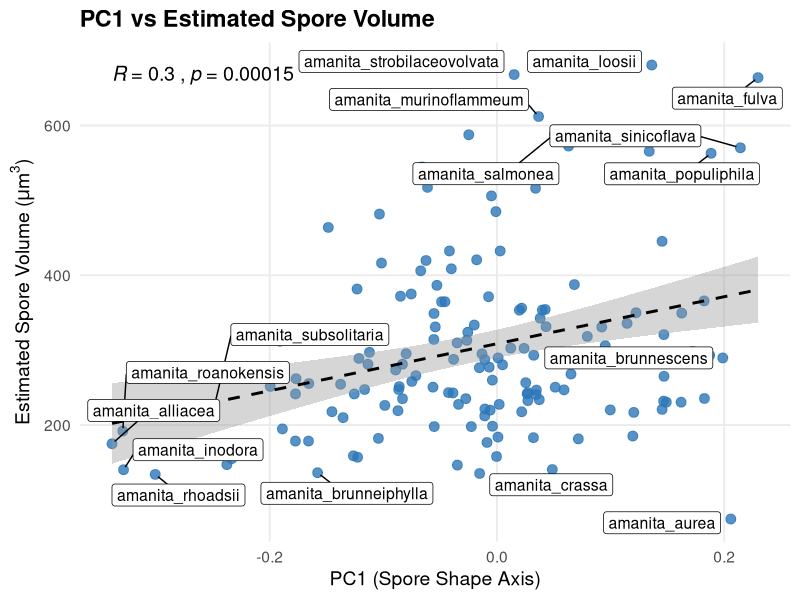
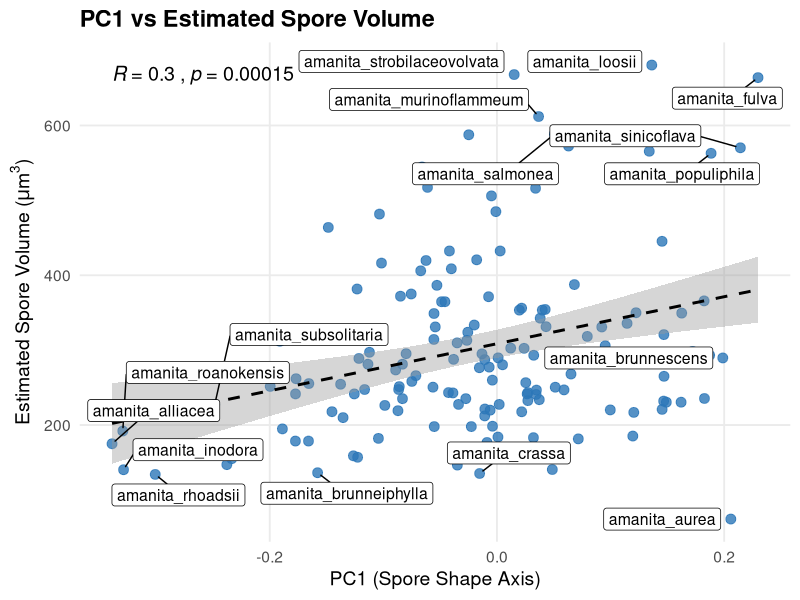
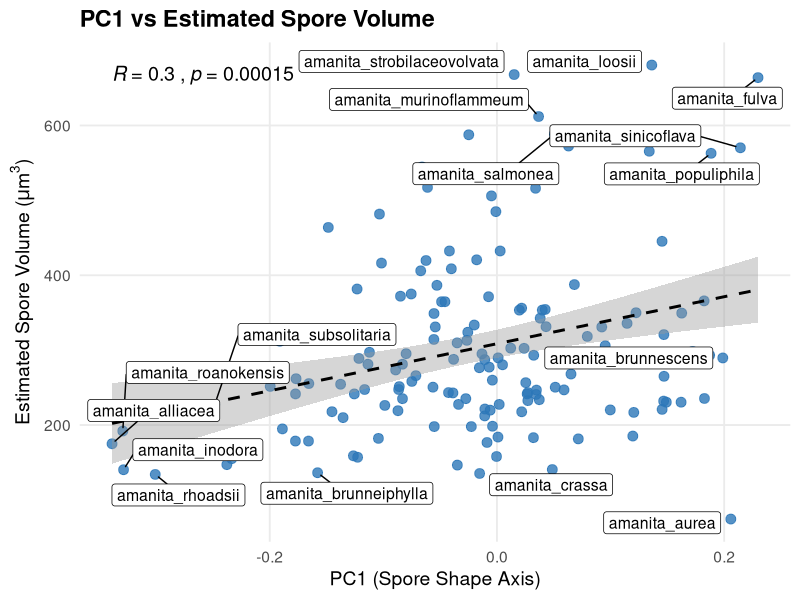

Source code (R) for these figures, in order: (Note: this script raises an error after producing the figures.)
## ---- chunk 1
library(knitr)
library(readr)
library(dplyr)
library(stringr)
library(ggplot2)
library(ggpubr)
library(ggrepel)
## ---- chunk 2


eco <- read_csv("Results/Ecology/Ecology_from_tree.csv") |>
  mutate(species = str_to_lower(str_trim(species)))

pca <- read_csv("Results/PCA/PCA_Spore_Scores_Aggregated_with_Count.csv") |>
  mutate(species = str_to_lower(str_trim(species)))

vol <- read_csv("Results/Volume/Volume_error_checked.csv") |>
  mutate(species = str_to_lower(str_trim(species)))

loc <- read_csv("Results/Weather/East_Coast_Holotypes.csv") |>
  mutate(species = str_to_lower(str_trim(species)))

clim <- read.csv("Results/Climate/Amanita_Climate_Summary.csv") |>
  mutate(species = str_to_lower(str_trim(species)))

# Merge datasets
df <- pca |>
  left_join(vol, by = "species") |>
  left_join(eco, by = "species") |>
  left_join(loc, by = "species") |>
  left_join(clim, by = "species")

glimpse(df)


## ---- chunk 3


plot_df <- df %>%
  filter(!is.na(PC1_mean), !is.na(avg_volume_estimated))

# Identify taxa to label
top_vol <- plot_df %>%
  arrange(desc(avg_volume_estimated)) %>%
  slice(1:5)

low_vol <- plot_df %>%
  arrange(avg_volume_estimated) %>%
  slice(1:5)

high_pc1 <- plot_df %>%
  arrange(desc(PC1_mean)) %>%
  slice(1:5)

low_pc1 <- plot_df %>%
  arrange(PC1_mean) %>%
  slice(1:5)

label_df <- bind_rows(top_vol, low_vol, high_pc1, low_pc1) %>%
  distinct(species, .keep_all = TRUE)


## ---- chunk 4


p <- ggplot(plot_df, aes(x = PC1_mean, y = avg_volume_estimated)) +
  geom_point(size = 3, alpha = 0.8, color = "#2C77B8") +
  geom_smooth(method = "lm", se = TRUE, color = "black", linetype = "dashed") +
  stat_cor(
    method = "pearson",
    aes(label = paste(..r.label.., ..p.label.., sep = "~`,`~")),
    label.x = min(plot_df$PC1_mean, na.rm = TRUE),
    label.y = max(plot_df$avg_volume_estimated, na.rm = TRUE) * 0.98,
    size = 5
  ) +
  geom_label_repel(
    data = label_df,
    aes(label = species),
    size = 4,
    box.padding = 0.4,
    point.padding = 0.3,
    segment.color = "black",
    segment.size = 0.5,
    max.overlaps = Inf
  ) +
  labs(
    x = "PC1 (Spore Shape Axis)",
    y = expression("Estimated Spore Volume ("*mu*"m"^3*")"),
    title = "PC1 vs Estimated Spore Volume"
  ) +
  theme_minimal(base_size = 14) +
  theme(
    plot.title = element_text(face = "bold"),
    panel.grid.minor = element_blank()
  )

p


## ---- chunk 5


# Save as high-resolution JPG
ggsave(
  filename = "PC1_vs_Volume.jpg",
  plot = p,
  width = 8,
  height = 6,
  dpi = 300
)

# Save as SVG (vector format for manuscripts)
ggsave(
  filename = "PC1_vs_Volume.svg",
  plot = p,
  width = 8,
  height = 6
)


## ---- chunk 6

## ---- chunk 7

## ---- chunk 8

## ---- chunk 9

# Remove NAs for plotting
plot_df <- combined_df %>%
  filter(!is.na(PC1_mean), !is.na(avg_volume_estimated))

# Identify 5 largest volumes
top_vol <- plot_df %>%
  arrange(desc(avg_volume_estimated)) %>%
  slice(1:5)

# Identify 5 smallest volumes
low_vol <- plot_df %>%
  arrange(avg_volume_estimated) %>%
  slice(1:5)

# Identify 5 lowest PC1
low_pc1 <- plot_df %>%
  arrange(PC1_mean) %>%
  slice(1:5)

# Identify 5 highest PC1
high_pc1 <- plot_df %>%
  arrange(desc(PC1_mean)) %>%
  slice(1:5)

  # Combine all for labeling
label_df <- bind_rows(top_vol, low_vol, low_pc1, high_pc1) %>%
  distinct(species, .keep_all = TRUE)  # remove duplicates

## ---- chunk 10

# Create plot with connecting lines from labels to data points
p <- ggplot(plot_df, aes(x = PC1_mean, y = avg_volume_estimated)) +
  geom_point(size = 3, alpha = 0.8, color = "#2C77B8") +
  geom_smooth(method = "lm", se = TRUE, color = "black", linetype = "dashed") +
  stat_cor(method = "pearson", aes(label = paste(..r.label.., ..p.label.., sep = "~`,`~")),
           label.x = min(plot_df$PC1_mean, na.rm = TRUE), 
           label.y = max(plot_df$avg_volume_estimated, na.rm = TRUE) * 0.95,
           size = 5) +
  geom_label_repel(
    data = label_df,
    aes(label = species),
    size = 4,
    box.padding = 0.4,
    point.padding = 0.3,
    segment.color = "black",
    segment.size = 0.5,
    nudge_y = 0.05 * max(plot_df$avg_volume_estimated, na.rm = TRUE)
  ) +
  labs(
    x = "PC1 (Spore Shape Axis)",
    y = "Estimated Spore Volume (µm³)",
    title = "Extreme Taxa on PC1 and Volume Axes"
  ) +
  theme_minimal(base_size = 14) +
  theme(
    plot.title = element_text(face = "bold"),
    panel.grid.minor = element_blank()
  )

# Save plot
ggsave("PC1_vs_Volume_TopBottomLabels_withLines.jpg", plot = p, width = 8, height = 6, dpi = 300)

## ---- chunk 11

# Create plot with connecting lines from labels to data points
p <- ggplot(plot_df, aes(x = PC1_mean, y = avg_volume_estimated)) +
  geom_point(size = 3, alpha = 0.8, color = "#2C77B8") +
  geom_smooth(method = "lm", se = TRUE, color = "black", linetype = "dashed") +
  stat_cor(method = "pearson", aes(label = paste(..r.label.., ..p.label.., sep = "~`,`~")),
           label.x = min(plot_df$PC1_mean, na.rm = TRUE), 
           label.y = max(plot_df$avg_volume_estimated, na.rm = TRUE) * 0.98,
           size = 5) +
  labs(
    x = "PC1 (Spore Shape Axis)",
    y = "Estimated Spore Volume (µm³)",
    title = "PC1 and Volume"
  ) +
  theme_minimal(base_size = 14) +
  theme(
    plot.title = element_text(face = "bold"),
    panel.grid.minor = element_blank()
  )

# Save plot
ggsave("PC1_vs_Volume.jpg", plot = p, width = 8, height = 6, dpi = 300)

## ---- chunk 12

p <- ggplot(plot_df, aes(x = avg_volume_estimated)) +
  geom_histogram(
    bins = 30,                      # Number of bins; adjust for resolution
    fill = "#2C77B8",               # Color of bars
    color = "black",                # Outline of bars
    alpha = 0.8                     # Transparency
  ) +
  labs(
    title = "Distribution of Estimated Spore Volume",
    x = "Estimated Spore Volume (µm³)",
    y = "Count"
  ) +
  theme_minimal()

ggsave("Volume.jpg", plot = p, width = 8, height = 6, dpi = 300)
